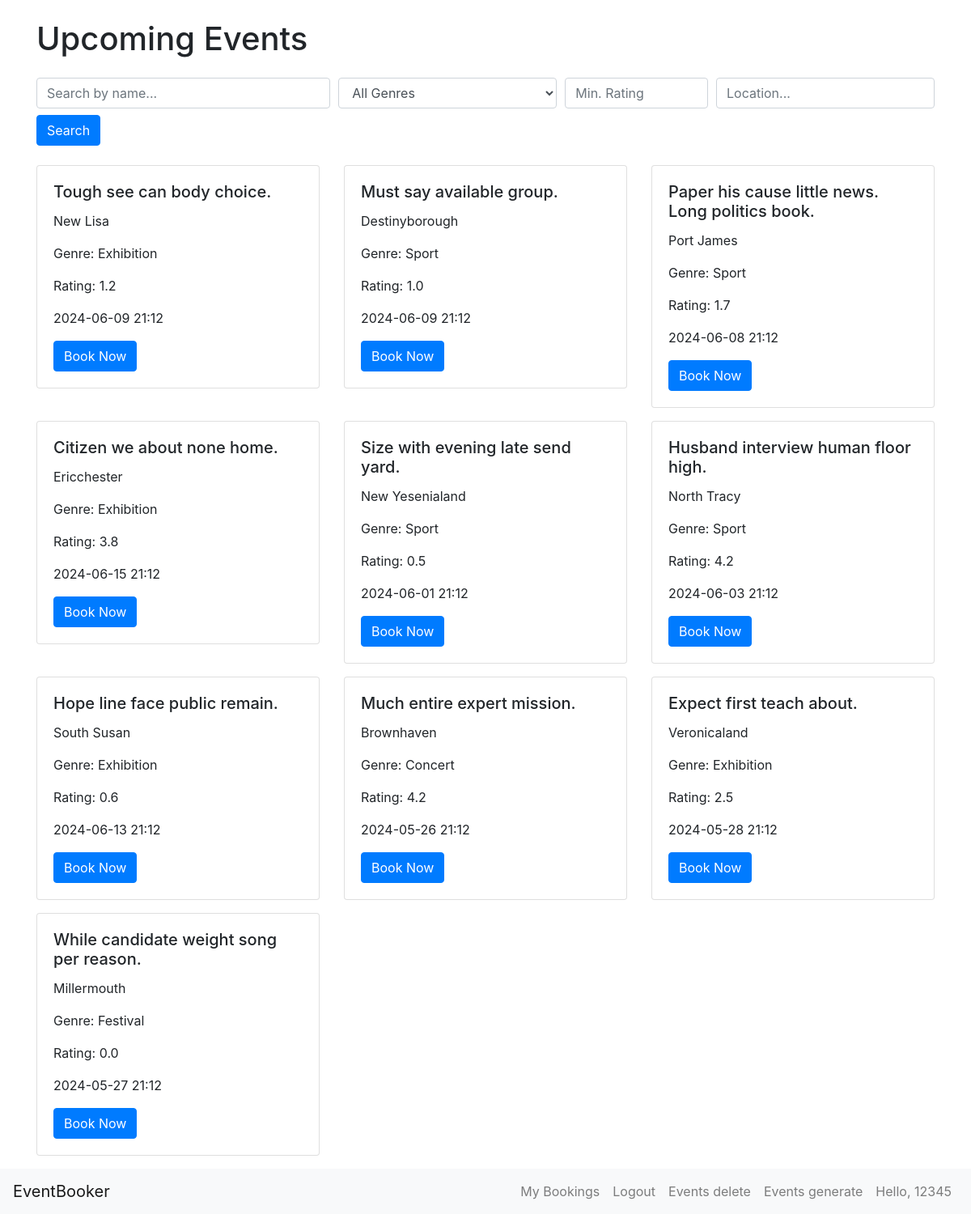
Page /search (signed in) on the committed database.
### app/models.py (models this page shows, shortened)
class Event(db.Model):
    id = db.Column(db.Integer, primary_key=True)
    name = db.Column(db.String(100), nullable=False)
    location = db.Column(db.String(100), nullable=False)
    date = db.Column(db.DateTime, nullable=False)
    genre = db.Column(db.String(50))
    rating = db.Column(db.Float, default=0.0)
    bookings = db.relationship('Booking', backref='event', lazy=True, cascade='all, delete-orphan')

class User(db.Model, UserMixin):
    id = db.Column(db.Integer, primary_key=True)
    username = db.Column(db.String(20), unique=True, nullable=False)
    password_hash = db.Column(db.String(128), nullable=False)
    preferences = db.Column(db.String(255))
    bookings = db.relationship('Booking', backref='user', lazy=True)

### app/routes.py (the view)
@app.route('/search')
def search() -> str:
    query = request.args.get('query', '')
    genre = request.args.get('genre', '')
    min_rating = request.args.get('min_rating', 0, type=float)
    location = request.args.get('location', '')
    events = Event.query
    if query:
        events = events.filter(Event.name.ilike(f'%{query}%'))
    if genre:
        events = events.filter_by(genre=genre)
    if min_rating:
        events = events.filter(Event.rating >= min_rating)
    if location:
        events = events.filter(Event.location.ilike(f'%{location}%'))
    events = events.all()
    return render_template('home.html', events=events)

### app/models.py (called while the page is built)
@login_manager.user_loader
def load_user(user_id):
    return User.query.get(int(user_id))

### app/templates/home.html (shortened to what this page needs)
{% extends 'base.html' %}
{% block content %}
<div class="container mt-4">
    <h1 class="mb-4">Upcoming Events</h1>
        <form method="GET" action="{{ url_for('search') }}" class="mb-4">
            <div class="form-row">
                <div class="col-md-4">
                    <input type="text" class="form-control" name="query" placeholder="Search by name...">
                </div>
                <div class="col-md-3">
                    <select class="form-control" name="genre">
                        <option value="">All Genres</option>
                    </select>
                </div>
                <div class="col-md-2">
                    <input type="number" class="form-control" name="min_rating" min="0" max="5" step="0.1" placeholder="Min. Rating">
                </div>
                <div class="col-md-3">
                    <input type="text" class="form-control" name="location" placeholder="Location...">
                </div>
            </div>
            <button type="submit" class="btn btn-primary mt-2">Search</button>
        </form>
    <div class="row">
        {% for event in events %}
        <div class="col-md-4 mb-3">
            <div class="card">
                <div class="card-body">
                    <h5 class="card-title">{{ event.name }}</h5>
                    <p class="card-text">{{ event.location }}</p>
                    <p class="card-text">Genre: {{ event.genre }}</p>
                    <p class="card-text">Rating: {{ event.rating }}</p>
                    <p class="card-text">{{ event.date.strftime('%Y-%m-%d %H:%M') }}</p>
                    {% if current_user.is_authenticated %}
                        {% set booking = current_user.bookings|selectattr('event_id', '==', event.id)|first %}
                        {% if booking %}
                            {% if not booking.is_paid %}
                                <a href="{{ url_for('payment', booking_id=booking.id) }}" class="btn btn-success">Pay</a>
                            {% endif %}
                        {% else %}
                            <a href="{{ url_for('book', event_id=event.id) }}" class="btn btn-primary">Book Now</a>
                        {% endif %}
                    {% else %}
                        <a href="{{ url_for('login') }}" class="btn btn-primary">Login to Book</a>
                    {% endif %}
                </div>
            </div>
        </div>
        {% endfor %}
    </div>
</div>
{% endblock %}

### app/templates/base.html (shortened to what this page needs)
<!DOCTYPE html>
<html lang="en">
<head>
    <link href="https://stackpath.bootstrapcdn.com/bootstrap/4.5.2/css/bootstrap.min.css" rel="stylesheet">
</head>
<body>
    {% block content %}{% endblock %}
</body>
<nav class="navbar navbar-expand-lg navbar-light bg-light">
    <a class="navbar-brand" href="{{ url_for('home') }}">EventBooker</a>
    <div class="collapse navbar-collapse" id="navbarNav">
        <ul class="navbar-nav ml-auto">
            {% if current_user.is_authenticated %}
                <li class="nav-item">
                    <a class="nav-link" href="{{ url_for('bookings') }}">My Bookings</a>
                </li>
                <li class="nav-item">
                    <a class="nav-link" href="{{ url_for('logout') }}">Logout</a>
                </li>
                <li class="nav-item">
                    <a class="nav-link" href="{{ url_for('events_delete') }}">Events delete</a>
                <li class="nav-item">
                    <a class="nav-link" href="{{ url_for('generate_events') }}">Events generate</a>
                </li>
                <li class="nav-item">
                    <a class="nav-link">Hello, {{ current_user.username }}</a>
                </li>
            {% endif %}
        </ul>
    </div>
  </nav>
</html>

### rows in the picture
Event: name "Tough see can body choice.", location "New Lisa", genre "Exhibition", rating "1.2", date "2024-06-09 21:12"
Event: name "Must say available group.", location "Destinyborough", genre "Sport", rating "1.0", date "2024-06-09 21:12"
Event: name "Paper his cause little news. Long politics book.", location "Port James", genre "Sport", rating "1.7", date "2024-06-08 21:12"
Event: name "Citizen we about none home.", location "Ericchester", genre "Exhibition", rating "3.8", date "2024-06-15 21:12"
Event: name "Size with evening late send yard.", location "New Yesenialand", genre "Sport", rating "0.5", date "2024-06-01 21:12"
Event: name "Husband interview human floor high.", location "North Tracy", genre "Sport", rating "4.2", date "2024-06-03 21:12"
Event: name "Hope line face public remain.", location "South Susan", genre "Exhibition", rating "0.6", date "2024-06-13 21:12"
Event: name "Much entire expert mission.", location "Brownhaven", genre "Concert", rating "4.2", date "2024-05-26 21:12"
Event: name "Expect first teach about.", location "Veronicaland", genre "Exhibition", rating "2.5", date "2024-05-28 21:12"
Event: name "While candidate weight song per reason.", location "Millermouth", genre "Festival", rating "0.0", date "2024-05-27 21:12"
User: username "12345"
